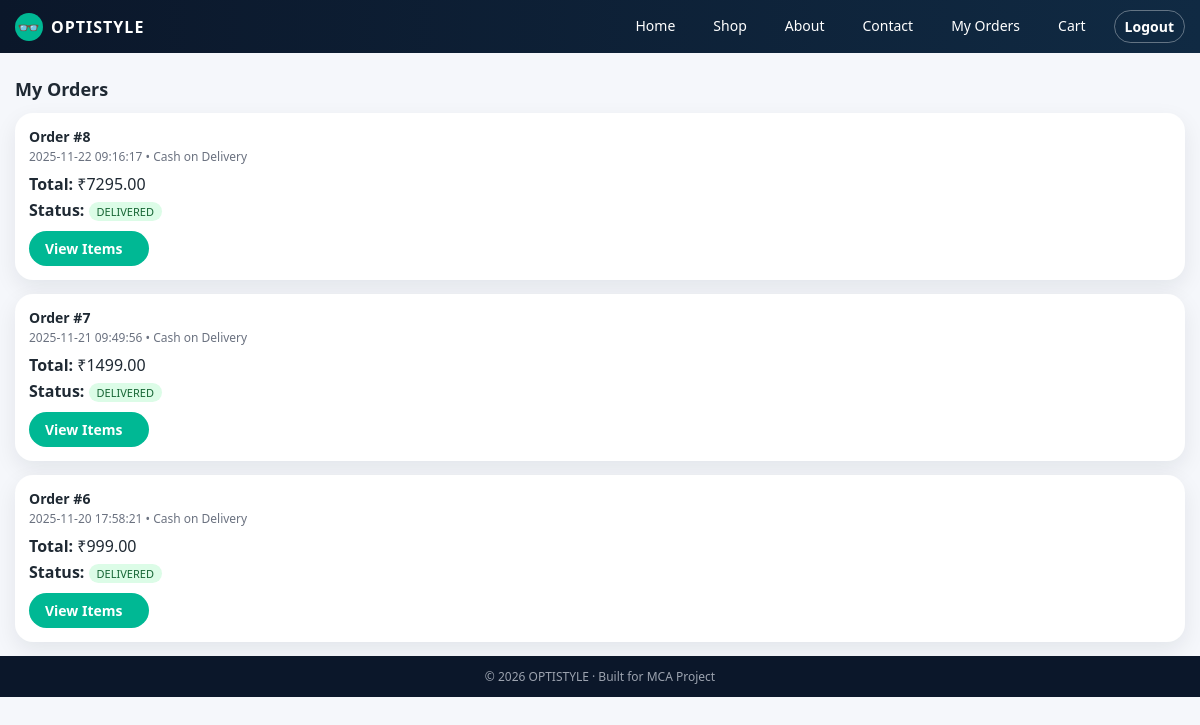
The app's page /orders.php (signed in) with its own data.
### tables this page shows
CREATE TABLE IF NOT EXISTS `orders` (
  `order_id` int(11) NOT NULL AUTO_INCREMENT,
  `user_id` int(11) NOT NULL,
  `total_amount` decimal(10,2) NOT NULL,
  `payment_method` varchar(10) DEFAULT 'COD',
  `status` enum('PENDING','SHIPPED','DELIVERED','CANCELLED') DEFAULT 'PENDING',
  `placed_at` datetime DEFAULT CURRENT_TIMESTAMP,
  `ship_name` varchar(100) DEFAULT NULL,
  `ship_phone` varchar(15) DEFAULT NULL,
  `ship_city` varchar(100) DEFAULT NULL,
  `ship_state` varchar(100) DEFAULT NULL,
  `ship_pincode` varchar(10) DEFAULT NULL,
  PRIMARY KEY (`order_id`),
  KEY `user_id` (`user_id`)
);

### orders.php (the view, shortened to what this page needs)
<?php
require_once "db.php";
$user_id = $_SESSION['user_id'];
$orders = $pdo->prepare("
    SELECT * FROM orders
    WHERE user_id=?
    ORDER BY order_id DESC
");
$orders->execute([$user_id]);
$orders = $orders->fetchAll(PDO::FETCH_ASSOC);
include "layout_top.php";
?>
<h2 class="section-title">My Orders</h2>
<?php if(empty($orders)): ?>
    <div class="card">
        <p style="font-size:13px;">You have not placed any orders yet.</p>
        <a href="products.php" class="btn btn-primary mt-2" style="width:150px;">Shop Now</a>
    </div>
<?php else: ?>
<?php foreach($orders as $o): ?>
<div class="card" style="margin-bottom:14px;">
    <div style="font-size:14px;"><strong>Order #<?= $o['order_id']; ?></strong></div>
    <div style="font-size:12px;color:#6b7280;margin-top:2px;">
        <?= $o['placed_at']; ?> • Cash on Delivery
    </div>
    <div style="margin-top:8px;">
        <strong>Total:</strong> ₹<?= $o['total_amount']; ?>
    </div>
    <div style="margin-top:4px;">
        <strong>Status:</strong>
        <span class="badge
            <?php if($o['status']=='PENDING') echo 'badge-pending';
                  if($o['status']=='SHIPPED') echo 'badge-shipped';
                  if($o['status']=='DELIVERED') echo 'badge-delivered';
                  if($o['status']=='CANCELLED') echo 'badge-cancelled';
            ?>">
            <?= $o['status']; ?>
        </span>
    </div>
    <a href="order_items.php?id=<?= $o['order_id']; ?>" class="btn btn-primary" style="margin-top:10px;width:120px;">
        View Items
    </a>
</div>
<?php endforeach; ?>
<?php endif; ?>
<?php include "layout_bottom.php"; ?>

### layout_top.php (style rules this page uses)
:root { --primary:#00b894; --primary-dark:#00916e; --bg:#f5f7fb; --text:#1f2933; }
* { box-sizing:border-box;margin:0;padding:0; }
body { font-family: system-ui,-apple-system,"Segoe UI",sans-serif; background:var(--bg); color:var(--text); }
a { text-decoration:none;color:inherit; }
.btn { display:inline-block; padding:8px 16px; border-radius:999px; border:none; cursor:pointer; font-size:14px; font-weight:600; }
.btn-primary { background:var(--primary); color:#fff; }
.section-title { font-size:18px; font-weight:600; margin:24px 0 12px; }
.card { background:#fff; border-radius:18px; padding:14px; box-shadow:0 8px 22px rgba(15,23,42,0.08); transition:transform .2s,box-shadow .2s; }
.badge { display:inline-block; padding:2px 8px; border-radius:999px; font-size:11px; }
.badge-delivered { background:#dcfce7;color:#166534; }

### records on screen
orders: order_id "8", placed_at "2025-11-22 09:16:17", total_amount "7295.00", status "DELIVERED"
orders: order_id "7", placed_at "2025-11-21 09:49:56", total_amount "1499.00", status "DELIVERED"
orders: order_id "6", placed_at "2025-11-20 17:58:21", total_amount "999.00", status "DELIVERED"
